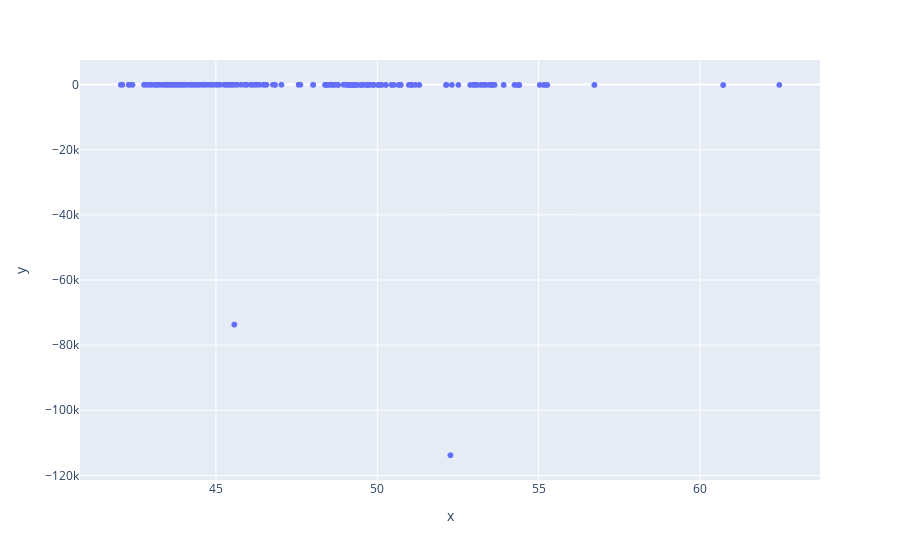

Notebook code cell kept with this figure:
### Code cell
# x and y given as array_like objects
fig = px.scatter(x=dfother['lat'], y = dfother['lng'])
fig.show()

### Figure 1 — Plotly figure (JSON) as saved in the notebook; plotly's stock layout.template omitted (floating-point values rounded to 4 significant figures; data arrays with more than 128 entries replaced by an {"elided": "..."} marker saying what was removed)
{"data": [{"hovertemplate": "x=%{x}<br>y=%{y}<extra></extra>", "legendgroup": "", "marker": {"color": "#636efa", "symbol": "circle"}, "mode": "markers", "name": "", "showlegend": false, "type": "scattergl", "x": {"elided": "19691 float values"}, "xaxis": "x", "y": {"elided": "19691 float values"}, "yaxis": "y"}], "layout": {"legend": {"tracegroupgap": 0}, "margin": {"t": 60}, "xaxis": {"anchor": "y", "domain": [0, 1], "title": {"text": "x"}}, "yaxis": {"anchor": "x", "domain": [0, 1], "title": {"text": "y"}}}}
